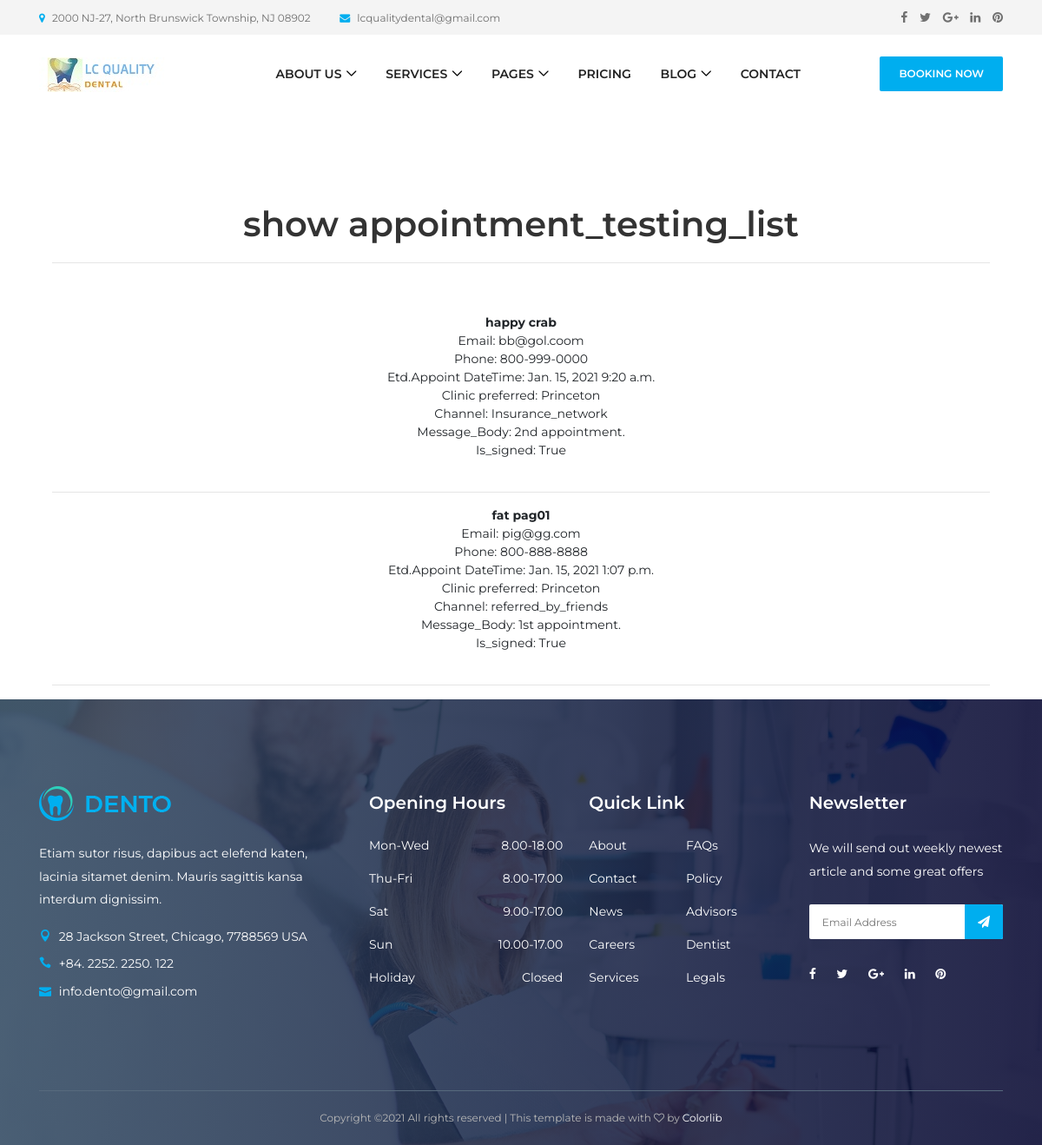
Screenshot of /appoint_board/ with the database file from the repository.
### website/models.py (models this page shows, shortened)
class Booking_info(models.Model):
    CHENNEL_CHOICES = (
        ('--Channel You Find Us--', '--Channel You Find Us--'),
        ('referred_by_friends', 'referred_by_friends'),
        ('Insurance_network', 'Insurance_network'),
        ('Newspaper', 'Newspaper'),
        ('Internet', 'Internet'),
        ('Wechat', 'Wechat'),
        ('Treated_by_Dr_Chen_before', 'Treated_by_Dr_Chen_before'),
        ('Others', 'Others'),
    )
    CLINIC_PREFERRED = (
        ('--The Clinic You Prefer--', '--The Clinic You Prefer--'),
        ('Princeton', '4499 Rt 27,Princeton'),
        ('North_Brunswick', '2000 Rt 27,Suite B,North Brunswick'),
    )
    fname = models.CharField(max_length=50)
    lname = models.CharField(max_length=100)
    email = models.EmailField()
    appointment_date = models.DateField()
    appointment_time = models.TimeField()
    phone = models.CharField(max_length=20, validators=[RegexValidator(r'^\d{3}-\d{3}-\d{4}$')])
    clinic_prefer = models.CharField(max_length=30,
                              choices=CLINIC_PREFERRED,
                              default='--The Clinic You Prefer--')
    channel = models.CharField(max_length=30,
                              choices=CHENNEL_CHOICES,
                              default='--Channel You find Us--')
    message_body = models.TextField()
    is_signed = models.BooleanField(default=False)

### website/views.py (the view)
# urls.py: path('appoint_board/', views.appoint_board, name='appoint_board'),
def appoint_board(request):
    all_members = Booking_info.objects.all().order_by('-id')
    all_testings = Appointment.objects.all().order_by('-id')
    return render(request, 'appoint_board.html', {'all': all_members, 'all_testings': None})

### website/templates/appoint_board.html (shortened to what this page needs)
{% extends "base.html" %}
{% load static %}
{% block content %}
  <section class="dento-about-us-area section-padding-100-0">
    <div class="container">
        <div class="col-12 text-center">
            <h1>show appointment_testing_list</h1>
            <hr>
            <br/>
            <br/>
    {% for item in all %}
        <strong>{{ item.fname }} {{ item.lname }} </strong><br/>
            Email: {{ item.email }} <br/>
            Phone: {{ item.phone }} <br/>
            Etd.Appoint DateTime: {{ item.appointment_date }} {{ item.appointment_time }}<br/>
            Clinic preferred: {{ item.clinic_prefer }} <br/>
            Channel: {{ item.channel }} <br/>
            Message_Body: {{ item.message_body }} <br/>
            Is_signed: {{ item.is_signed }} <br/>
        <br/><hr>
    {% endfor %}
        </div>
    </div>
  </section>
{% endblock %}

### website/templates/base.html (shortened to what this page needs)
{% load static %}
<!DOCTYPE html>
<html lang="en">
<head>
  <link rel="stylesheet" href="{% static 'website/css/style.css' %}">
</head>
<body>
  <header class="header-area">
    <div class="top-header-area">
      <div class="container h-100">
        <div class="row h-100 align-items-center">
          <div class="col-6 col-md-9 col-lg-8">
            <div class="top-header-content">
              <a href="#" data-toggle="tooltip" data-placement="bottom" title="2000 NJ-27, North Brunswick, NJ 08902"><i class="fa fa-map-marker"></i> <span>2000 NJ-27, North Brunswick Township, NJ 08902</span></a>
              <a href="#" data-toggle="tooltip" data-placement="bottom" title="lcqualitydental@gmail.com"><i class="fa fa-envelope"></i> <span>lcqualitydental@gmail.com</span></a>
            </div>
          </div>
          <div class="col-6 col-md-3 col-lg-4">
            <div class="top-header-social-info text-right">
              <a href="#" data-toggle="tooltip" data-placement="bottom" title="Facebook"><i class="fa fa-facebook"></i></a>
              <a href="#" data-toggle="tooltip" data-placement="bottom" title="Twitter"><i class="fa fa-twitter"></i></a>
              <a href="#" data-toggle="tooltip" data-placement="bottom" title="Google Plus"><i class="fa fa-google-plus"></i></a>
              <a href="#" data-toggle="tooltip" data-placement="bottom" title="Linkedin"><i class="fa fa-linkedin"></i></a>
              <a href="#" data-toggle="tooltip" data-placement="bottom" title="Pinterest"><i class="fa fa-pinterest"></i></a>
            </div>
          </div>
        </div>
      </div>
    </div>
    <div class="main-header-area">
      <div class="classy-nav-container breakpoint-off">
        <div class="container">
          <nav class="classy-navbar justify-content-between" id="dentoNav">
            <a class="nav-brand" href="{% url 'home' %}"><img src="{% static 'website/img/core-img/online_logo03_final.jpg' %}" alt=""></a>
            <div class="classy-menu">
              <div class="classynav">
                <ul id="nav">
                  <li><a href="#">About Us</a>
                  </li>
                  <li><a href="#">Services</a>
                  </li>
                  <li><a href="#">Pages</a>
                  </li>
                  <li><a href="pricing.html">Pricing</a></li>
                  <li><a href="#">Blog</a>
                  </li>
                  <li><a href="{% url 'contact' %}">Contact</a></li>
                </ul>
              </div>
            </div>
            <a href="{% url 'booking_appointment' %}" class="btn dento-btn booking-btn">Booking Now</a>
          </nav>
        </div>
      </div>
    </div>
  </header>
        {% block content %}
        {% endblock %}
  <footer class="footer-area bg-img bg-gradient-overlay" style="background-image: url({% static 'website/img/bg-img/3.jpg' %});">
    <div class="container">
      <div class="row">
        <div class="col-12 col-sm-6 col-lg-4">
          <div class="single-footer-widget">
            <a href="./index.html" class="d-block mb-4"><img src="{% static 'website/img/core-img/logo.png' %}" alt=""></a>
            <p>Etiam sutor risus, dapibus act elefend katen, lacinia sitamet denim. Mauris sagittis kansa interdum dignissim.</p>
            <div class="footer-contact">
              <p><i class="icon_pin"></i> 28 Jackson Street, Chicago, 7788569 USA</p>
              <p><i class="icon_phone"></i> +84. 2252. 2250. 122</p>
              <p><i class="icon_mail"></i> info.dento@gmail.com</p>
            </div>
          </div>
        </div>
        <div class="col-12 col-sm-6 col-lg">
          <div class="single-footer-widget">
            <h5 class="widget-title">Opening Hours</h5>
            <ul class="opening-hours">
              <li><span>Mon-Wed</span> <span>8.00-18.00</span></li>
              <li><span>Thu-Fri</span> <span>8.00-17.00</span></li>
              <li><span>Sat</span> <span>9.00-17.00</span></li>
              <li><span>Sun</span> <span>10.00-17.00</span></li>
              <li><span>Holiday</span> <span>Closed</span></li>
            </ul>
          </div>
        </div>
        <div class="col-12 col-sm-6 col-lg">
          <div class="single-footer-widget">
            <h5 class="widget-title">Quick Link</h5>
            <nav>
              <ul class="quick-links">
                <li><a href="#">About</a></li>
                <li><a href="#">FAQs</a></li>
                <li><a href="#">Contact</a></li>
                <li><a href="#">Policy</a></li>
                <li><a href="#">News</a></li>
                <li><a href="#">Advisors</a></li>
                <li><a href="#">Careers</a></li>
                <li><a href="#">Dentist</a></li>
                <li><a href="#">Services</a></li>
                <li><a href="#">Legals</a></li>
              </ul>
            </nav>
          </div>
        </div>
        <div class="col-12 col-sm-6 col-lg">
          <div class="single-footer-widget">
            <h5 class="widget-title">Newsletter</h5>
            <p>We will send out weekly newest article and some great offers</p>
            <div class="footer-newsletter-form">
              <form action="#" method="post">
                <input type="email" name="nl-email" value="" placeholder="Email Address">
                <button type="submit"><i class="fa fa-paper-plane" aria-hidden="true"></i></button>
              </form>
            </div>
            <div class="footer-social-info">
              <a href="#" data-toggle="tooltip" data-placement="top" title="Facebook"><i class="fa fa-facebook"></i></a>
              <a href="#" data-toggle="tooltip" data-placement="top" title="Twitter"><i class="fa fa-twitter"></i></a>
              <a href="#" data-toggle="tooltip" data-placement="top" title="Google Plus"><i class="fa fa-google-plus"></i></a>
              <a href="#" data-toggle="tooltip" data-placement="top" title="Linkedin"><i class="fa fa-linkedin"></i></a>
              <a href="#" data-toggle="tooltip" data-placement="top" title="Pinterest"><i class="fa fa-pinterest"></i></a>
            </div>
          </div>
        </div>
      </div>
    </div>
    <div class="container">
      <div class="row">
        <div class="col-12">
          <div class="copywrite-content">
            <p>
Copyright &copy;<script>document.write(new Date().getFullYear());</script> All rights reserved | This template is made with <i class="fa fa-heart-o" aria-hidden="true"></i> by <a href="https://colorlib.com" target="_blank">Colorlib</a>
</p>
          </div>
        </div>
      </div>
    </div>
  </footer>
</body>
</html>

### static/website/css/default-assets/classy-nav.css (style rules this page uses)
body { font-family: "Roboto", sans-serif; }
ul { margin: 0; }
ul li { list-style: none; }
img { height: auto; max-width: 100%; }
.bg-img { background-position: center center; background-size: cover; background-repeat: no-repeat; }
.classy-nav-container { position: relative; z-index: 100; background-color: #ffffff; }
.classy-nav-container * { box-sizing: border-box; }
.classy-nav-container a { -webkit-transition-duration: 500ms; transition-duration: 500ms; text-decoration: none; outline: none; font-size: 14px; font-weight: 400; color: #232323; display: inline-block; }
.justify-content-between { -webkit-box-pack: justify; -ms-flex-pack: justify; justify-content: space-between; }
.classy-navbar { width: 100%; height: 70px; padding: 0.5em 2em; display: -webkit-box; display: -ms-flexbox; display: flex; -webkit-box-align: center; -ms-flex-align: center; -ms-grid-row-align: center; align-items: center; }
.classy-navbar .nav-brand { font-size: 26px; font-weight: 500; color: #565656; display: inline-block; margin-right: 30px; }
.classynav ul li { display: inline-block; clear: both; position: inherit; z-index: 10; }
.classynav ul li.cn-dropdown-item { position: relative; z-index: 10; }
.classynav ul li a { padding: 0 12px; display: block; height: 35px; font-size: 14px; line-height: 34px; }
.classynav ul li.megamenu-item>a:after, .classynav ul li.has-down>a:after { font-family: 'classyfonts'; content: "\e900"; font-size: 12px; color: #000000; padding-left: 5px; -webkit-transition-duration: 500ms; transition-duration: 500ms; }
.breakpoint-off .classynav { display: -webkit-box; display: -ms-flexbox; display: flex; -webkit-box-align: center; -ms-flex-align: center; -ms-grid-row-align: center; align-items: center; }

### rows the page displays
Booking_info: fname "happy", lname "crab", email "bb@gol.coom", phone "800-999-0000", appointment_date "Jan. 15, 2021", appointment_time "9:20 a.m.", clinic_prefer "Princeton", channel "Insurance_network", message_body "2nd appointment.", is_signed "True"
Booking_info: fname "fat", lname "pag01", email "pig@gg.com", phone "800-888-8888", appointment_date "Jan. 15, 2021", appointment_time "1:07 p.m.", clinic_prefer "Princeton", channel "referred_by_friends", message_body "1st appointment.", is_signed "True"
